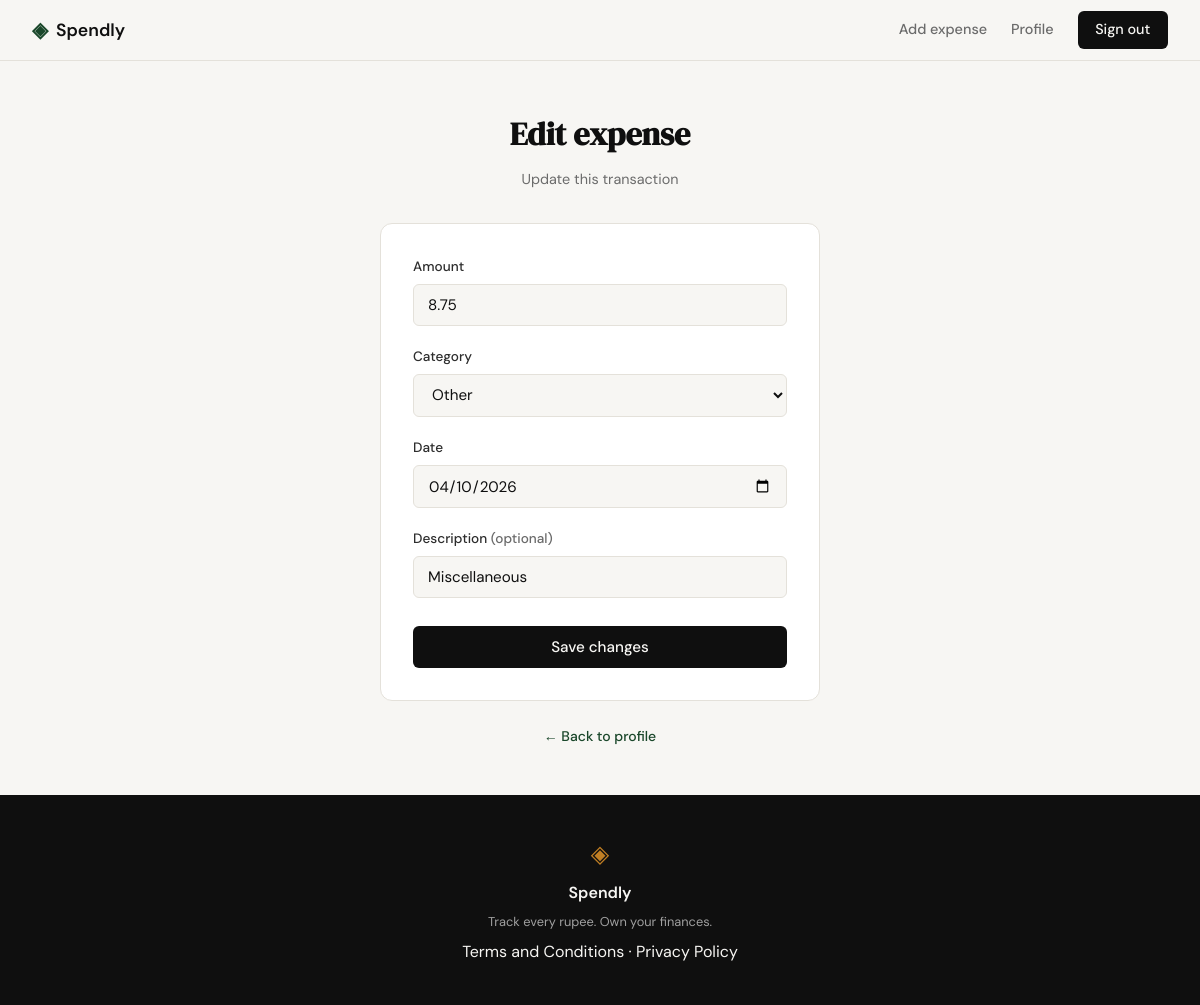
Screenshot of /expenses/7/edit (signed in) with the database file from the repository.
### tables this page shows
CREATE TABLE expenses (
            id          INTEGER PRIMARY KEY AUTOINCREMENT,
            user_id     INTEGER NOT NULL REFERENCES users(id),
            amount      REAL    NOT NULL,
            category    TEXT    NOT NULL,
            date        TEXT    NOT NULL,
            description TEXT,
            created_at  TEXT    NOT NULL DEFAULT (datetime('now'))
        );

### app.py (the view, shortened to what this page needs)
@app.route("/expenses/<int:id>/edit", methods=["GET", "POST"])
def edit_expense(id):
    if not session.get("user_id"):
        return redirect(url_for("login"))
    expense = get_expense_by_id(id)
    if expense is None:
        abort(404)
    if expense["user_id"] != session["user_id"]:
        abort(403)
    if request.method == "GET":
        return render_template(
            "edit_expense.html", categories=VALID_CATEGORIES, expense=expense
        )

### database/db.py (called while the page is built)
def get_db():
    conn = sqlite3.connect(DB_PATH)
    conn.row_factory = sqlite3.Row
    conn.execute("PRAGMA foreign_keys = ON")
    return conn

def get_expense_by_id(expense_id):
    conn = get_db()
    try:
        return conn.execute(
            "SELECT id, user_id, amount, category, date, description FROM expenses WHERE id = ?",
            (expense_id,),
        ).fetchone()
    finally:
        conn.close()

### templates/edit_expense.html (shortened to what this page needs)
{% extends "base.html" %}
{% block content %}
<section class="auth-section">
  <div class="auth-container">
    <div class="auth-header">
      <h1 class="auth-title">Edit expense</h1>
      <p class="auth-subtitle">Update this transaction</p>
    </div>
    <div class="auth-card">
      <form method="POST">
        <div class="form-group">
          <label for="amount">Amount</label>
          <input type="number" id="amount" name="amount" step="0.01" min="0.01"
                 class="form-input" placeholder="0.00"
                 value="{{ form.amount if form else '%.2f'|format(expense.amount) }}" required autofocus>
        </div>
        <div class="form-group">
          <label for="category">Category</label>
          <select id="category" name="category" class="form-input" required>
            {% for cat in categories %}
            <option value="{{ cat }}"
              {% if (form and form.category == cat) or (not form and expense.category == cat) %}selected{% endif %}>
              {{ cat }}
            </option>
            {% endfor %}
          </select>
        </div>
        <div class="form-group">
          <label for="date">Date</label>
          <input type="date" id="date" name="date"
                 class="form-input"
                 value="{{ form.date if form else expense.date }}" required>
        </div>
        <div class="form-group">
          <label for="description">Description <span class="text-muted">(optional)</span></label>
          <input type="text" id="description" name="description"
                 class="form-input" placeholder="e.g. Lunch at cafe"
                 value="{{ form.description if form else (expense.description or '') }}">
        </div>
        <button type="submit" class="btn-submit">Save changes</button>
      </form>
    </div>
    <p class="auth-switch">
      <a href="{{ url_for('profile') }}">← Back to profile</a>
    </p>
  </div>
</section>
{% endblock %}

### static/css/style.css (style rules this page uses)
:root { --ink: #0f0f0f; --ink-soft: #2d2d2d; --ink-muted: #6b6b6b; --ink-faint: #a0a0a0; --paper: #f7f6f3; --paper-warm: #f0ede6; --paper-card: #ffffff; --accent: #1a472a; --accent-dark: #15472f; --accent-light: #e8f0eb; --accent-2: #c17f24; --accent-2-light: #fdf3e3; --danger: #c0392b; --danger-light: #fdecea; --border: #e4e1da; --border-soft: #eeebe4; --font-display: 'DM Serif Display', Georgia, serif; --font-body: 'DM Sans', system-ui, sans-serif; --max-width: 1200px; --auth-width: 440px; --radius-sm: 6px; --radius-md: 12px; --radius-lg: 20px; }
*, *::before, *::after { box-sizing: border-box; margin: 0; padding: 0; }
html { font-size: 16px; scroll-behavior: smooth; }
body { background: var(--paper); color: var(--ink); font-family: var(--font-body); font-size: 1rem; line-height: 1.6; -webkit-font-smoothing: antialiased; }
a { color: inherit; text-decoration: none; }
.auth-section { min-height: calc(100vh - 60px - 100px); display: flex; align-items: center; justify-content: center; padding: 3rem 2rem; }
.auth-container { width: 100%; max-width: var(--auth-width); }
.auth-header { text-align: center; margin-bottom: 2rem; }
.auth-title { font-family: var(--font-display); font-size: 2rem; color: var(--ink); margin-bottom: 0.5rem; }
.auth-subtitle { font-size: 0.9rem; color: var(--ink-muted); }
.auth-card { background: var(--paper-card); border: 1px solid var(--border); border-radius: var(--radius-md); padding: 2rem; margin-bottom: 1.5rem; }
.form-group { margin-bottom: 1.25rem; }
.text-muted { color: var(--ink-muted); }
.form-group label { display: block; font-size: 0.85rem; font-weight: 500; color: var(--ink-soft); margin-bottom: 0.4rem; }
.form-input { width: 100%; padding: 0.6rem 0.875rem; border: 1px solid var(--border); border-radius: var(--radius-sm); font-family: var(--font-body); font-size: 0.95rem; color: var(--ink); background: var(--paper); outline: none; transition: border-color 0.2s; }
.form-input::placeholder { color: var(--ink-faint); }
.btn-submit { width: 100%; padding: 0.7rem; background: var(--ink); color: var(--paper); border: none; border-radius: var(--radius-sm); font-family: var(--font-body); font-size: 0.95rem; font-weight: 500; cursor: pointer; transition: background 0.2s; margin-top: 0.5rem; }
.auth-switch { text-align: center; font-size: 0.875rem; color: var(--ink-muted); }
.auth-switch a { color: var(--accent); font-weight: 500; }

### rows the page displays
expenses: amount "8.75", category "Other", date "04/10/2026", description "Miscellaneous"
